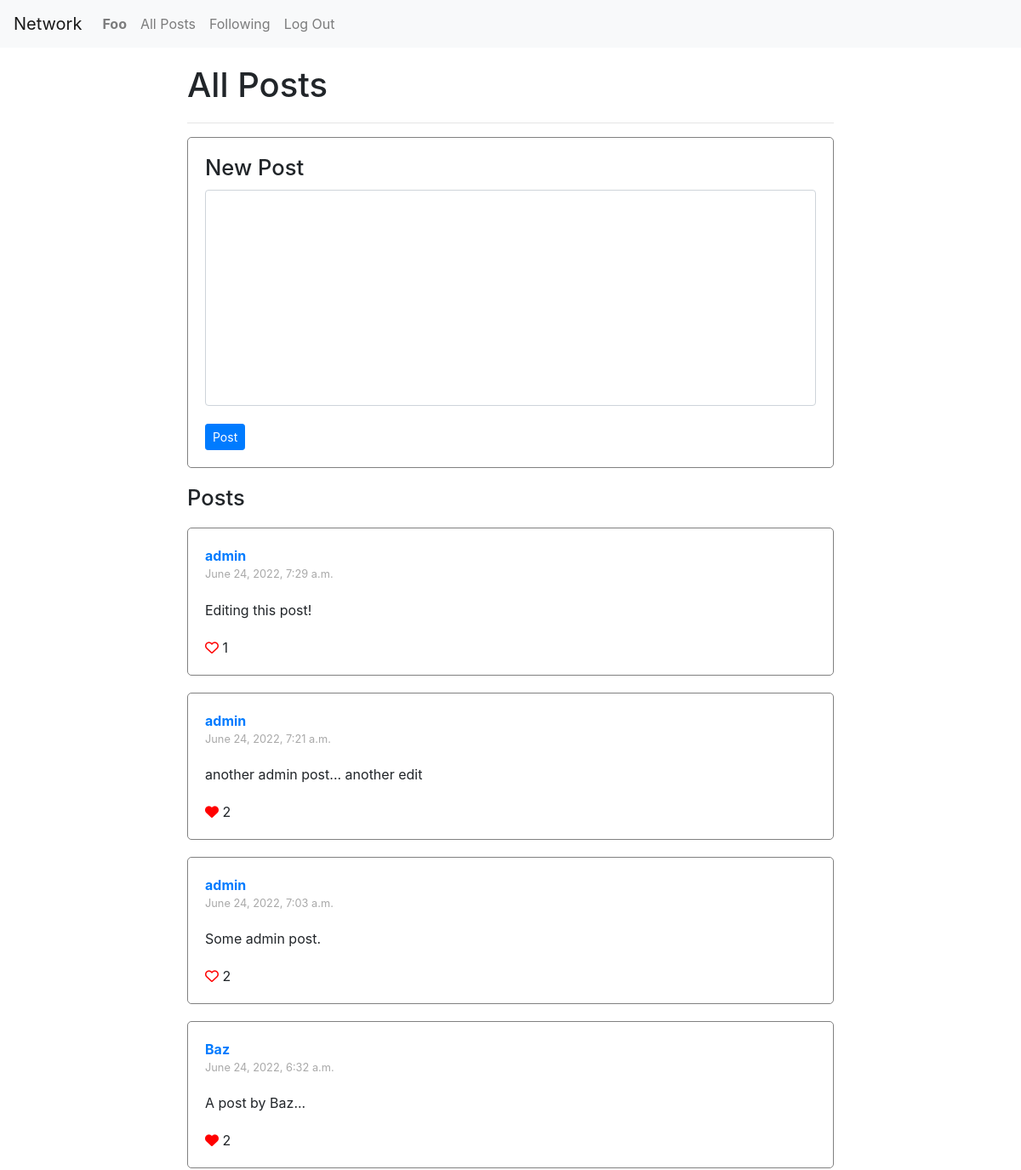
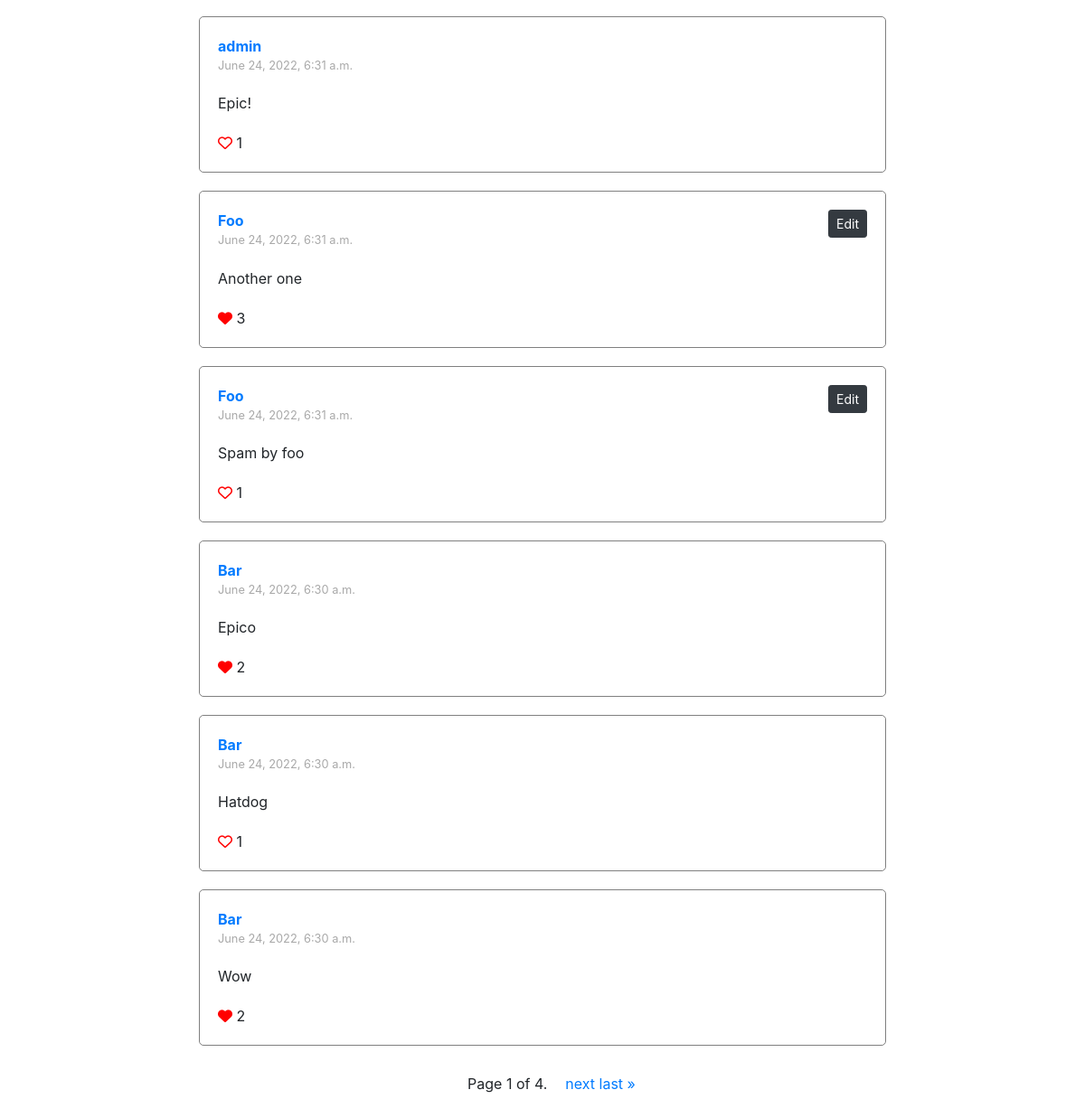
The page / (signed in) on the database its author committed (2 pictures, top to bottom).
### network/models.py (models this page shows, shortened)
class User(AbstractUser):
    followers = models.ManyToManyField(
        "self", symmetrical=False, related_name="following"
    )

class Post(models.Model):
    user = models.ForeignKey(User, on_delete=models.CASCADE, related_name="posts")
    timestamp = models.DateTimeField(auto_now_add=True)
    text = models.CharField(max_length=140)
    likes = models.ManyToManyField(User, related_name="likes")

### network/views.py (the view, shortened to what this page needs)
# urls.py: path("", views.index, name="index"),
def index(request):
    posts = Post.objects.all().order_by("-timestamp")
    paginator = Paginator(posts, 10)  # Show 10 posts per page.
    page_number = request.GET.get("page")
    page_obj = paginator.get_page(page_number)
    return render(
        request, "network/index.html", {"form": PostForm(), "page_obj": page_obj}
    )

### network/forms.py
class PostForm(forms.ModelForm):
    class Meta:
        model = Post
        fields = ["text"]
        widgets = {
            "text": forms.Textarea(),
        }

### network/templates/network/index.html (shortened to what this page needs)
{% extends 'network/posts.html' %}
{% load crispy_forms_tags %}
{% load static %}
{% block body %}
    <h1>All Posts</h1>
    <hr class="divider">
    {% if user.is_authenticated %}
        <div id="post-form-container">
            <h1 id="hdr-new-post">New Post</h1>
            <form action={% url "index" %} method="POST">
                {{ form|crispy }}
                <button id="btn-post" type="submit" class="btn btn-primary btn-sm">Post</button>
            </form>
        </div>
    {% endif %}
{% endblock %}

### network/templates/network/posts.html (shortened to what this page needs)
{% extends 'network/layout.html' %}
{% load static %}
{% block posts %}
    <div id="posts-container">
        <h1 id="hdr-posts-container">Posts</h1>
        {% for post in page_obj %}
            <div class="post">
                {% if user == post.user %}
                    <button id="edit-post-{{post.id}}" data-post="{{post.id}}" class='btn-edit btn btn-dark btn-sm'>Edit</button>
                {% endif %}
                <div class="post-user">
                    <a href={% url 'profile' post.user.username %}>{{ post.user }}</a>
                </div>
                <div class='timestamp'>{{post.timestamp}}</div>
                <div class="post-content" id="post-{{post.id}}-content">
                    {{ post.text }}
                </div>
                <div class="like-container" id="like-container-post-{{post.id}}">
                    {% if user.is_authenticated %}
                        {% if user not in post.likes.all %}
                            <i data-post="{{post.id}}" class="btn-like-toggle far fa-heart"></i>
                        {% else %}
                            <i data-post="{{post.id}}" class="btn-like-toggle fas fa-heart"></i>
                        {% endif %}
                    {% else %}
                        <a href="{% url 'login' %}"><i class="far fa-heart"></i></a>
                    {% endif %}
                    <span id="post-{{post.id}}-likes">{{ post.likes.count }}</span>
                </div>
            </div>
        {% empty %}
            <div class="post">There are no posts yet.</div>
        {% endfor%}
        <div class="pagination">
            <div class="step-links">
                <div class="current">
                    Page {{ page_obj.number }} of {{ page_obj.paginator.num_pages }}.
                </div>
                <div class="next">
                    {% if page_obj.has_next %}
                        <a href="?page={{ page_obj.next_page_number }}">next</a>
                        <a href="?page={{ page_obj.paginator.num_pages }}">last &raquo;</a>
                    {% endif %}
                </div>
            </div>
        </div>
    </div>
{% endblock %}

### network/templates/network/layout.html (shortened to what this page needs)
{% load static %}
<!DOCTYPE html>
<html lang="en">
    <head>
        <link rel="stylesheet" href="https://stackpath.bootstrapcdn.com/bootstrap/4.4.1/css/bootstrap.min.css">
        <link href="{% static 'network/styles.css' %}" rel="stylesheet">
    </head>
    <body>
        <nav class="navbar navbar-expand-lg navbar-light bg-light">
            <a class="navbar-brand" href="{% url 'index' %}">Network</a>
            <div>
              <ul class="navbar-nav mr-auto">
                {% if user.is_authenticated %}
                    <li class="nav-item">
                        <a class="nav-link" href="{% url 'profile' user.username %}"><strong>{{ user.username }}</strong></a>
                    </li>
                {% endif %}
                <li class="nav-item">
                  <a class="nav-link" href="{% url 'index' %}">All Posts</a>
                </li>
                {% if user.is_authenticated %}
                    <li class="nav-item">
                        <a class="nav-link" href="{% url 'following' %}">Following</a>
                    </li>
                    <li class="nav-item">
                        <a class="nav-link" href="{% url 'logout' %}">Log Out</a>
                    </li>
                {% endif %}
              </ul>
            </div>
          </nav>
        <div class="body">
            {% block body %}
            {% endblock %}
            {% block posts %}
            {% endblock%}
        </div>
    </body>
</html>

### network/static/network/styles.css (style rules this page uses)
* { box-sizing: border-box; padding: 0; margin: 0; }
.body { padding: 20px; max-width: 800px; margin: auto; }
.divider { margin-top: 20px; }
#hdr-new-post { font-size: 1.6rem; }
#post-form-container { margin-top: 0; border: 1px solid gray; border-radius: 5px; padding: 20px; }
#btn-post { margin-top: 5px; }
#hdr-posts-container { font-size: 1.6rem; margin-top: 20px; }
.post { border: 1px solid gray; border-radius: 5px; padding: 20px; margin-top: 20px; overflow: hidden; }
.post-user { font-weight: bold; }
.timestamp { font-size: 0.8rem; color: darkgray; }
.post-content { margin-top: 20px; }
.btn-edit { float: right; }
.like-container { margin-top: 20px; }
.btn-like-toggle { cursor: pointer; }
.fa-heart { color: red; }
.pagination { display: flex; justify-content: center; margin: 30px 0; }
.step-links { display: flex; justify-content: space-evenly; }
.current { margin: 0 20px; }
textarea { border-radius: 5px; width: 100%; height: 120px; resize: none; padding: 5px; margin-top: 10px; margin-bottom: 0; }

### rows shown on the page
User: username "Foo"
Post: user "admin", timestamp "June 24, 2022, 7:29 a.m.", text "Editing this post!", likes.count "1"
Post: user "admin", timestamp "June 24, 2022, 7:21 a.m.", text "another admin post... another edit", likes.count "2"
Post: user "admin", timestamp "June 24, 2022, 7:03 a.m.", text "Some admin post.", likes.count "2"
Post: user "Baz", timestamp "June 24, 2022, 6:32 a.m.", text "A post by Baz...", likes.count "2"
Post: user "admin", timestamp "June 24, 2022, 6:31 a.m.", text "Epic!", likes.count "1"
Post: user "Foo", timestamp "June 24, 2022, 6:31 a.m.", text "Another one", likes.count "3"
Post: user "Foo", timestamp "June 24, 2022, 6:31 a.m.", text "Spam by foo", likes.count "1"
Post: user "Bar", timestamp "June 24, 2022, 6:30 a.m.", text "Epico", likes.count "2"
Post: user "Bar", timestamp "June 24, 2022, 6:30 a.m.", text "Hatdog", likes.count "1"
Post: user "Bar", timestamp "June 24, 2022, 6:30 a.m.", text "Wow", likes.count "2"

### other values the page prints
{{ page_obj.number }} "1"
{{ page_obj.paginator.num_pages }} "4"
